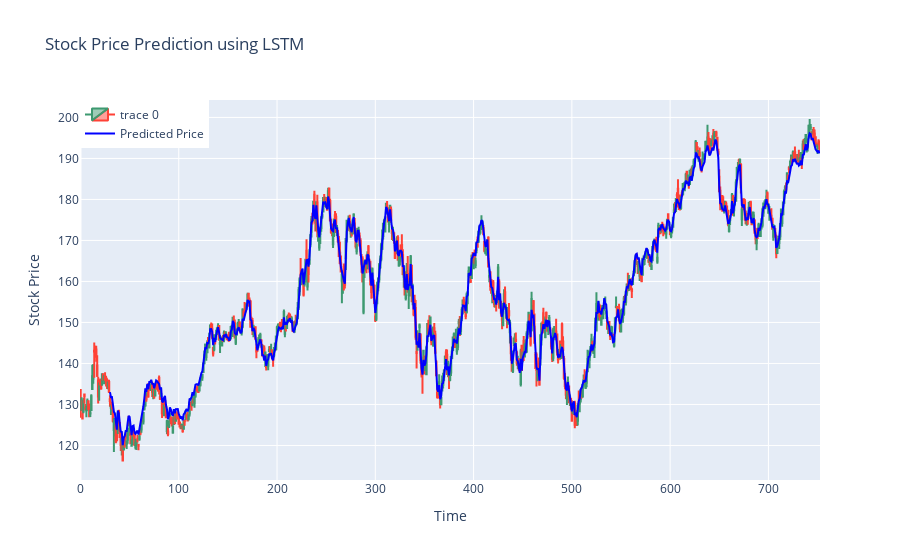

This figure's notebook cell:
### Code cell
# Plot
fig = go.Figure(data=[go.Candlestick(x=data_test.index,
                open=data_test['Open'],
                high=data_test['High'],
                low=data_test['Low'],
                close=data_test['Close'])])

# Prediction
fig.add_trace(go.Scatter(x=data_test.index, y=test_predictions.flatten(), mode='lines', name='Predicted Price',line=dict(color='blue')))

# Labels
fig.update_layout(title='Stock Price Prediction using LSTM',
                   xaxis_title='Time',
                   yaxis_title='Stock Price',
                   showlegend=True,
                   legend=dict(x=0, y=1))

fig.update_layout(xaxis_rangeslider_visible=False)
fig.show()

### Figure 1 — Plotly figure (JSON) as saved in the notebook; plotly's stock layout.template omitted (floating-point values rounded to 4 significant figures; data arrays with more than 128 entries replaced by an {"elided": "..."} marker saying what was removed)
{"data": [{"close": {"elided": "753 float values"}, "high": {"elided": "753 float values"}, "low": {"elided": "753 float values"}, "open": {"elided": "753 float values"}, "type": "candlestick", "x": {"elided": "753 int values"}}, {"line": {"color": "blue"}, "mode": "lines", "name": "Predicted Price", "type": "scatter", "x": {"elided": "753 int values"}, "y": {"elided": "753 float values"}}], "layout": {"legend": {"x": 0, "y": 1}, "showlegend": true, "title": {"text": "Stock Price Prediction using LSTM"}, "xaxis": {"rangeslider": {"visible": false}, "title": {"text": "Time"}}, "yaxis": {"title": {"text": "Stock Price"}}}}
